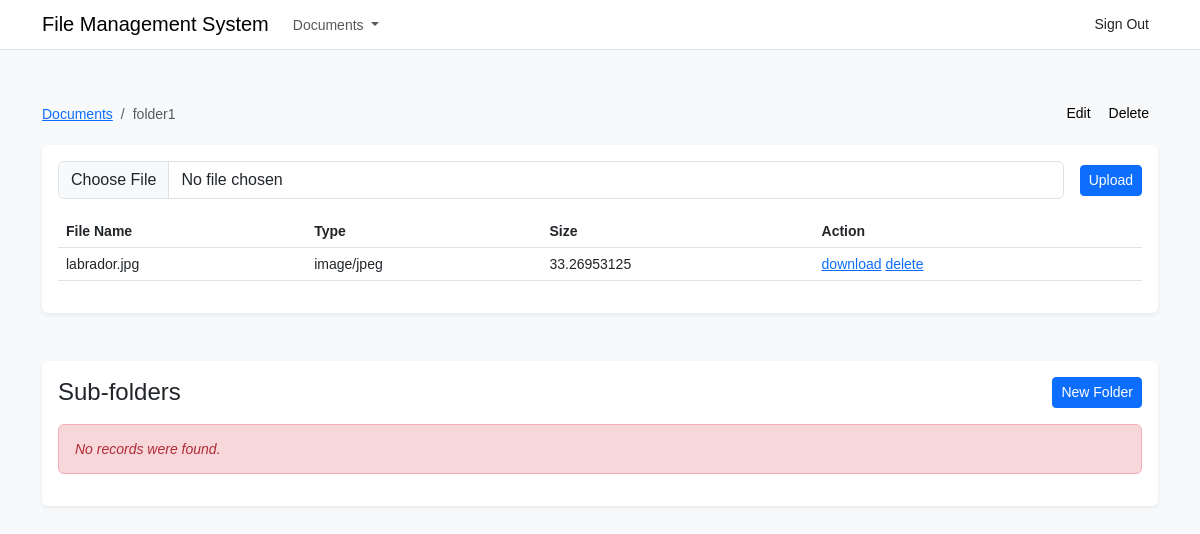
The app's page /folder.php?id=13 (signed in), older data.
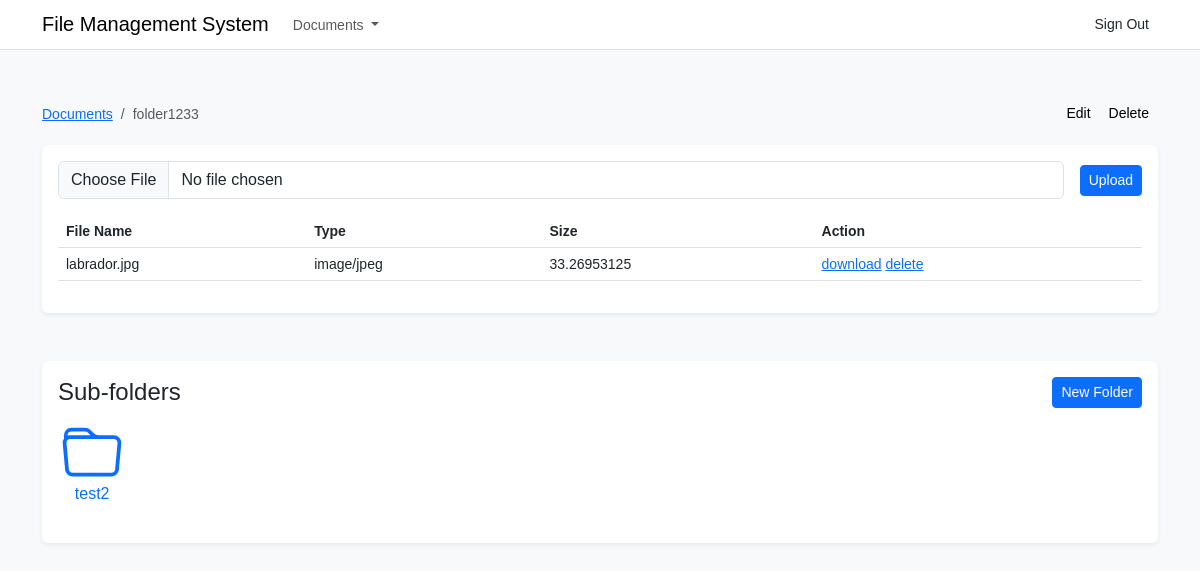
The same page, newer data.
### tables this page shows
CREATE TABLE `folders` (
  `id` int(11) NOT NULL,
  `folder_id` int(11) NOT NULL,
  `user_id` int(11) NOT NULL,
  `name` varchar(50) NOT NULL,
  `created_at` datetime DEFAULT current_timestamp()
);

CREATE TABLE `files` (
  `id` int(11) NOT NULL,
  `file_name` varchar(100) NOT NULL,
  `type` varchar(100) NOT NULL,
  `size` varchar(100) NOT NULL,
  `folder_id` int(11) NOT NULL
);

### folder.php (the view, shortened to what this page needs)
<?php include 'includes/header.php';?>
<?php
    require_once "config.php";
    if(isset($_GET["id"]) && !empty(trim($_GET["id"]))){
        $sql = "SELECT * FROM folders WHERE id = ?";
        if($stmt = $mysqli->prepare($sql)){
            $stmt->bind_param("i", $param_id);
            if($stmt->execute()){
                $result = $stmt->get_result();
                if($result->num_rows == 1){
                    $row = $result->fetch_array(MYSQLI_ASSOC);
                    $folder_id = $row["id"];
                    $folder_name = $row["name"];
                } else{
                    header("location: documents.php");
                    exit();
                }
            } else{
                echo "Oops! Something went wrong. Please try again later.";
            }
        }
    } else{
        header("location: documents.php");
        exit();
    }
?>
<div class="container pt-5">
    <div class="d-flex align-items-center justify-content-between mb-3">
        <nav aria-label="breadcrumb">
            <ol class="breadcrumb mb-0">
                <li class="breadcrumb-item"><a href="documents.php">Documents</a></li>
                <li class="breadcrumb-item active" aria-current="page"><?php echo $folder_name; ?></li>
            </ol>
        </nav>
        <div class="d-flex align-items-center">
            <a class="btn btn-sm btn-light" href="edit-folder.php?id=<?php echo $_GET['id']; ?>">Edit</a>
            <form action="delete-folder.php" method="post" onSubmit="return confirm('Are you sure you want to delete this folder?');">
                <button type="submit" name="deleteFolderSubmit" class="btn btn-sm btn-light">Delete</button>
            </form>
        </div>
    </div>
    <div class="bg-white shadow-sm rounded p-3 mb-5">
        <div class="mb-3">
            <form action="upload.php?id=<?php echo $_GET["id"] ?>" method="post" enctype="multipart/form-data">
                <div class="d-flex align-items-center" style="gap: 1rem;">
                    <input class="form-control" type="file" id="formFile" name="file" required />
                    <button type="submit" name="upload" class="btn btn-sm btn-primary">Upload</button>
                </div>
            </form>
        </div>
        <table class="table">
            <thead>
                <tr>
                    <th scope="col">File Name</th>
                    <th scope="col">Type</th>
                    <th scope="col">Size</th>
                    <th scope="col">Action</th>
                </tr>
            </thead>
            <tbody>
                <?php
                    $id = $_GET["id"];
                    $sql = "SELECT * FROM files WHERE folder_id = $id";
                    if($result = $mysqli->query($sql)){
                        if($result->num_rows > 0){
                            while($row = $result->fetch_array()){
                                echo '<tr>
                                    <td>'.$row["file_name"].'</td>
                                    <td>'.$row["type"].'</td>
                                    <td>'.$row["size"].'</td>
                                    <td>
                                        <a class="mr-2" href="download.php?file='.$row["file_name"].'">download</a>
                                        <a href="delete-file.php?id='.$folder_id.'&file_id='.$row["id"].'&file='.$row["file_name"].'">delete</a>
                                    </td>
                                </tr>';
                            }
                        }
                    } else{
                        echo "Oops! Something went wrong. Please try again later.";
                    }
                ?>
            </tbody>
        </table>
    </div>
    <div class="bg-white shadow-sm rounded p-3">
        <div>
            <div class="d-flex align-items-center justify-content-between mb-3">
                <h4 class="mb-0">Sub-folders</h4>
                <a href="new-folder.php?folder_id=<?php echo $_GET["id"] ?>" class="btn btn-sm btn-primary">New Folder</a>
            </div>
            <?php
                if(isset($_GET["id"]) && !empty(trim($_GET["id"]))){
                    $id = $_GET["id"];
                    $sql = "SELECT * FROM folders WHERE folder_id = $id";
                    if($result = $mysqli->query($sql)){
                        if($result->num_rows > 0){
                            echo '<div class="row">';
                            while($row = $result->fetch_array()){
                                echo '<div class="col-md-1 mb-3">
                                    <a href="subfolder.php?id='.$row["id"].'" style="text-decoration: none;">
                                        <div class="d-flex flex-column align-items-center justify-content-center">
                                            <svg xmlns="http://www.w3.org/2000/svg" width="60" height="60" fill="currentColor" class="bi bi-folder" viewBox="0 0 16 16">
                                                <path d="M.54 3.87.5 3a2 2 0 0 1 2-2h3.672a2 2 0 0 1 1.414.586l.828.828A2 2 0 0 0 9.828 3h3.982a2 2 0 0 1 1.992 2.181l-.637 7A2 2 0 0 1 13.174 14H2.826a2 2 0 0 1-1.991-1.819l-.637-7a1.99 1.99 0 0 1 .342-1.31zM2.19 4a1 1 0 0 0-.996 1.09l.637 7a1 1 0 0 0 .995.91h10.348a1 1 0 0 0 .995-.91l.637-7A1 1 0 0 0 13.81 4H2.19zm4.69-1.707A1 1 0 0 0 6.172 2H2.5a1 1 0 0 0-1 .981l.006.139C1.72 3.042 1.95 3 2.19 3h5.396l-.707-.707z"/>
                                            </svg>
                                            <h6>' . $row["name"] . '</h6>
                                        </div>
                                    </a>
                                </div>';
                            }
                            echo '</div>';
                        } else{
                            echo '<div class="alert alert-danger"><em>No records were found.</em></div>';
                        }
                    } else{
                        echo "Oops! Something went wrong. Please try again later.";
                    }
                }else{
                    header("location: documents.php");
                }
            ?>
        </div>
    </div>
</div>
<?php include 'includes/footer.php';?>

### includes/header.php (shortened to what this page needs)
<!DOCTYPE html>
<html lang="en">
<head>
    <link rel="stylesheet" href="assets/bootstrap/css/bootstrap.min.css">
</head>
<body class="bg-light">
    <?php include 'includes/navbar.php';?>

### includes/navbar.php (shortened to what this page needs)
<nav class="navbar navbar-expand-lg bg-white border-bottom">
  <div class="container">
    <a class="navbar-brand" href="index.php">File Management System</a>
    <div class="collapse navbar-collapse" id="navbarSupportedContent">
      <ul class="navbar-nav me-auto mb-2 mb-lg-0">
        <li class="nav-item dropdown">
          <a class="nav-link dropdown-toggle" href="#" role="button" data-bs-toggle="dropdown" aria-expanded="false">
            Documents
          </a>
        </li>
      </ul>
      <a href="logout.php" class="btn btn-sm">Sign Out</a>
    </div>
  </div>
</nav>

### includes/footer.php (shortened to what this page needs)
</body>
</html>

### includes/header.php (style rules this page uses)
body { font: 14px sans-serif; }

Row changes from the older to the newer data that the page shows:
changed folders: name "folder1" → "folder1233"
added folders: name "test2"
Text that changed along with them:
text no longer shown: "No records were found."
